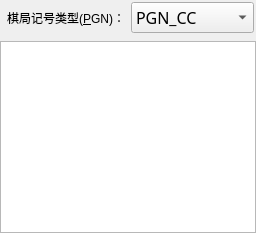
           <widget class="QWidget" name="textTab">
            <property name="toolTip">
             <string notr="true"/>
            </property>
            <property name="statusTip">
             <string notr="true"/>
            </property>
            <property name="whatsThis">
             <string notr="true"/>
            </property>
            <property name="accessibleName">
             <string notr="true"/>
            </property>
            <property name="accessibleDescription">
             <string notr="true"/>
            </property>
            <attribute name="title">
             <string notr="true">文本(&amp;X)</string>
            </attribute>
            <layout class="QVBoxLayout" name="verticalLayout_2">
             <property name="leftMargin">
              <number>0</number>
             </property>
             <property name="topMargin">
              <number>0</number>
             </property>
             <property name="rightMargin">
              <number>0</number>
             </property>
             <property name="bottomMargin">
              <number>0</number>
             </property>
             <item>
              <layout class="QHBoxLayout" name="horizontalLayout_6">
               <property name="leftMargin">
                <number>2</number>
               </property>
               <property name="topMargin">
                <number>2</number>
               </property>
               <property name="rightMargin">
                <number>2</number>
               </property>
               <property name="bottomMargin">
                <number>2</number>
               </property>
               <item>
                <widget class="QLabel" name="label_12">
                 <property name="toolTip">
                  <string notr="true"/>
                 </property>
                 <property name="statusTip">
                  <string notr="true"/>
                 </property>
                 <property name="whatsThis">
                  <string notr="true"/>
                 </property>
                 <property name="accessibleName">
                  <string notr="true"/>
                 </property>
                 <property name="accessibleDescription">
                  <string notr="true"/>
                 </property>
                 <property name="layoutDirection">
                  <enum>Qt::LeftToRight</enum>
                 </property>
                 <property name="text">
                  <string>棋局记号类型(&amp;PGN)：</string>
                 </property>
                 <property name="alignment">
                  <set>Qt::AlignRight|Qt::AlignTrailing|Qt::AlignVCenter</set>
                 </property>
                 <property name="buddy">
                  <cstring>pgnTypeComboBox</cstring>
                 </property>
                </widget>
               </item>
               <item>
                <widget class="QComboBox" name="pgnTypeComboBox">
                 <property name="sizePolicy">
                  <sizepolicy hsizetype="Preferred" vsizetype="Preferred">
                   <horstretch>0</horstretch>
                   <verstretch>0</verstretch>
                  </sizepolicy>
                 </property>
                 <property name="font">
                  <font>
                   <family>新宋体</family>
                   <pointsize>12</pointsize>
                  </font>
                 </property>
                 <property name="toolTip">
                  <string notr="true"/>
                 </property>
                 <property name="statusTip">
                  <string notr="true"/>
                 </property>
                 <property name="whatsThis">
                  <string notr="true"/>
                 </property>
                 <property name="accessibleName">
                  <string notr="true"/>
                 </property>
                 <property name="accessibleDescription">
                  <string notr="true"/>
                 </property>
                 <property name="currentText">
                  <string notr="true">PGN_CC</string>
                 </property>
                 <property name="currentIndex">
                  <number>2</number>
                 </property>
                 <property name="frame">
                  <bool>true</bool>
                 </property>
                 <item>
                  <property name="text">
                   <string notr="true">PGN_ICCS</string>
                  </property>
                 </item>
                 <item>
                  <property name="text">
                   <string notr="true">PGN_ZH</string>
                  </property>
                 </item>
                 <item>
                  <property name="text">
                   <string notr="true">PGN_CC</string>
                  </property>
                 </item>
                </widget>
               </item>
              </layout>
             </item>
             <item>
              <widget class="QPlainTextEdit" name="pgnTextEdit">
               <property name="font">
                <font>
                 <family>新宋体</family>
                 <pointsize>12</pointsize>
                </font>
               </property>
               <property name="contextMenuPolicy">
                <enum>Qt::NoContextMenu</enum>
               </property>
               <property name="toolTip">
                <string notr="true"/>
               </property>
               <property name="statusTip">
                <string notr="true"/>
               </property>
               <property name="whatsThis">
                <string notr="true"/>
               </property>
               <property name="accessibleName">
                <string notr="true"/>
               </property>
               <property name="accessibleDescription">
                <string notr="true"/>
               </property>
               <property name="documentTitle">
                <string notr="true"/>
               </property>
               <property name="lineWrapMode">
                <enum>QPlainTextEdit::NoWrap</enum>
               </property>
               <property name="plainText">
                <string notr="true"/>
               </property>
               <property name="textInteractionFlags">
                <set>Qt::TextSelectableByKeyboard|Qt::TextSelectableByMouse</set>
               </property>
              </widget>
             </item>
            </layout>
           </widget>
